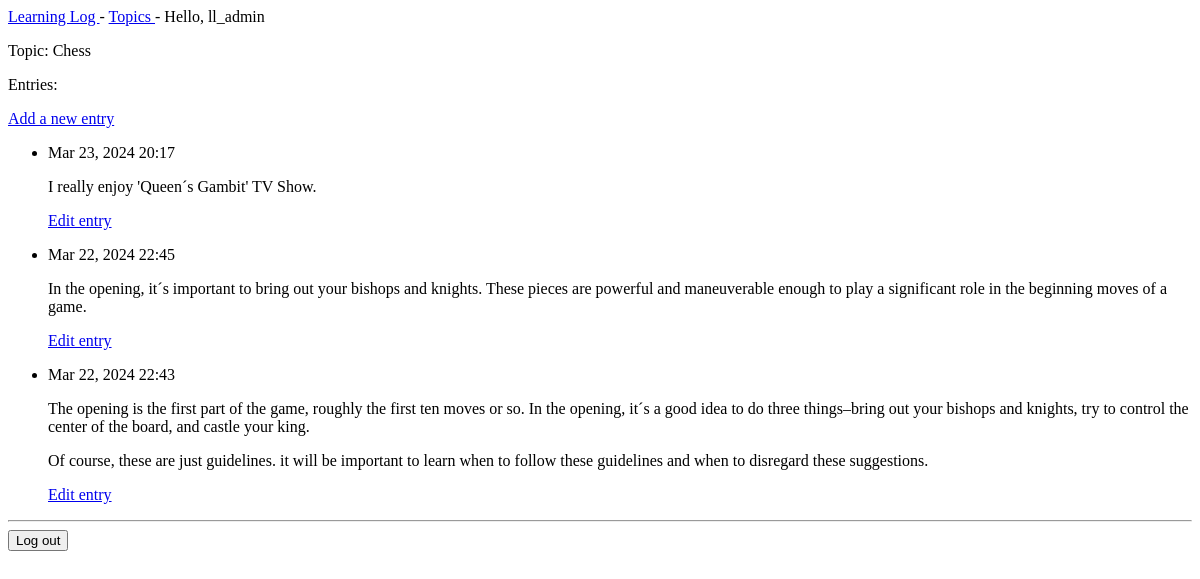
Before: /topics/1/ (signed in) with the older database file.
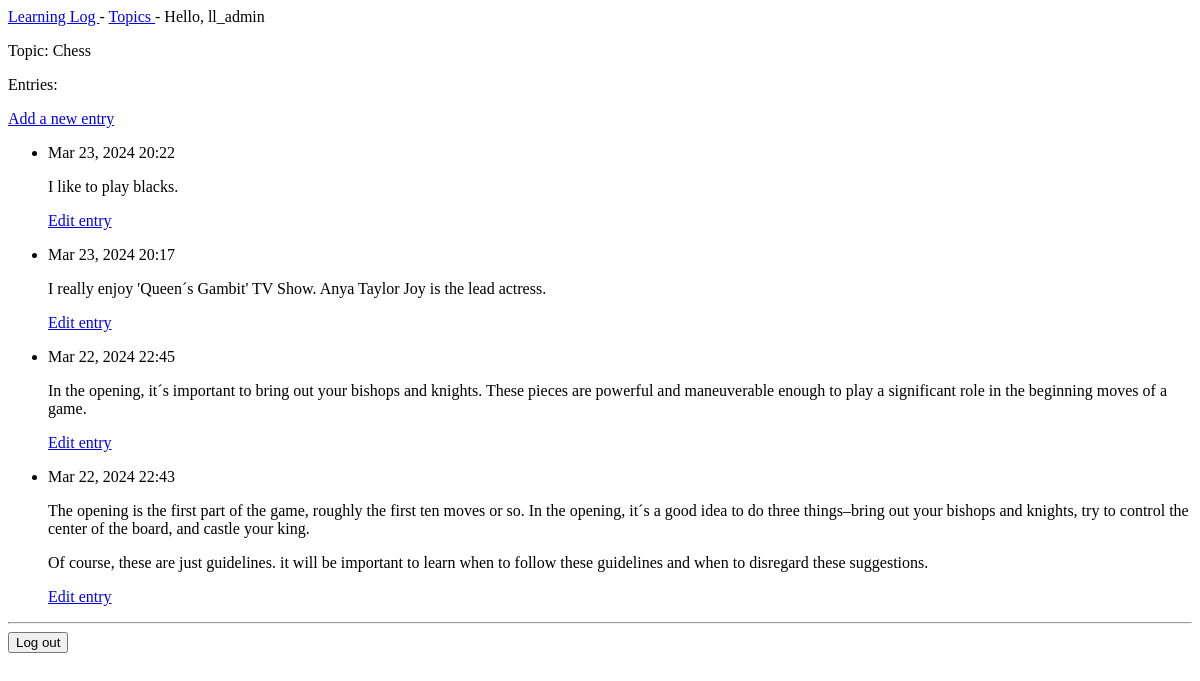
After: the same page with the newer database file.
### learning_logs/models.py (models this page shows, shortened)
class Topic (models.Model):
    text = models.CharField(max_length=200)
    date_added = models.DateTimeField(auto_now_add=True)
    owner = models.ForeignKey(User, on_delete=models.CASCADE)

class Entry(models.Model):
    topic = models.ForeignKey(Topic, on_delete=models.CASCADE)
    text = models.TextField()
    date_added = models.DateTimeField(auto_now_add=True)
    class Meta:
        verbose_name_plural = 'entries'

### learning_logs/views.py (the view)
# urls.py: path('topics/<int:topic_id>/', views.topic, name = 'topic'),
@login_required
def topic (request, topic_id):
    topic = Topic.objects.get(id = topic_id)
    check_topic_owner(request, topic.id)
    entries = topic.entry_set.order_by('-date_added')
    context = {'topic': topic, 'entries': entries}
    return render(request, 'learning_logs/topic.html', context)

### learning_logs/views.py (called while the page is built)
def check_topic_owner (request, topic_id):
    topic = Topic.objects.get(id = topic_id)
    if topic.owner != request.user:
        raise Http404
    return topic

### learning_logs/templates/learning_logs/topic.html
{% extends 'learning_logs/base.html' %}
{% block content %}
    <p>Topic: {{topic.text}}</p>
    <p>Entries:</p>
    <p>
        <a href="{% url 'learning_logs:new_entry' topic.id %}">Add a new entry</a>
    </p>
    <ul>
        {% for entry in entries %}
            <li>
                <p>{{ entry.date_added|date:'M d, Y H:i' }}</p>
                <p>{{ entry.text|linebreaks }}</p>
                <p>
                    <a href="{% url 'learning_logs:edit_entry' entry.id %}">
                        Edit entry</a>
                </p>
            </li>
        {% empty %}
            <li>No entries have been added yet.</li>
        {% endfor %}
    </ul>
{% endblock content %}

### learning_logs/templates/learning_logs/base.html (shortened to what this page needs)
<p>
    <a href = "{% url 'learning_logs:index' %}" > Learning Log </a> -
    <a href = "{% url 'learning_logs:topics' %}" > Topics </a> -
    {% if user.is_authenticated %}
        Hello, {{ user.username }}
    {% else %}
        <a href = "{% url 'accounts:register' %}">Register</a> -
        <a href = "{% url 'accounts:login' %}">Log in</a>
    {% endif %}
</p>
{% block content %}{% endblock content%}
{% if user.is_authenticated %}
    <hr />
    <form action="{% url 'accounts:logout' %}" method="post">
        <button name="submit">Log out</button>
    </form>
{% endif %}

Changed rows visible on the page:
added Entry: date_added "Mar 23, 2024 20:22", text "I like to play blacks."
changed Entry: text "I really enjoy 'Queen´s Gambit' TV Show." → "I really enjoy 'Queen´s Gambit' TV Show. Anya Taylor Joy is the lead actress."
